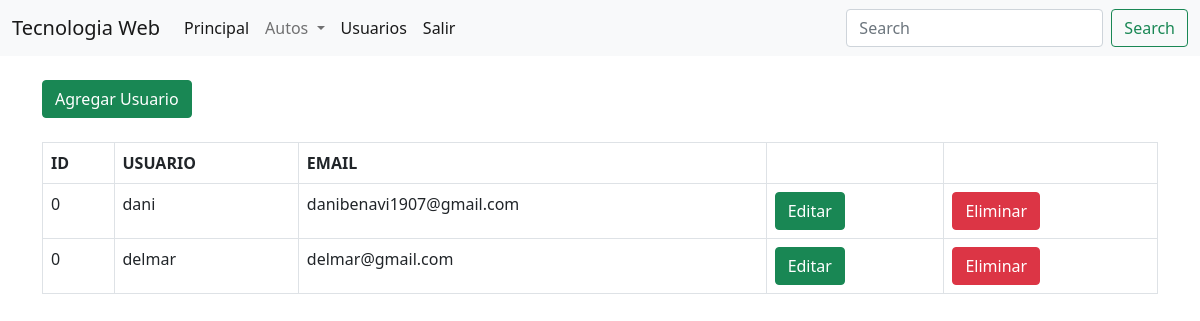
/admin_users.php (signed in), run on the app's committed database.
### tables this page shows
CREATE TABLE `usuarios` (
  `id` int(11) NOT NULL,
  `username` varchar(25) NOT NULL,
  `password` varchar(255) NOT NULL,
  `email` varchar(100) NOT NULL
);

### class/usuarios.php (the view, shortened to what this page needs)
<?php
class crud
{
    private $db;
    function __construct($conn)
    {
        $this->db = $conn;
    }
    public function dataview($query)
    {
        $stmt = $this->db->prepare($query);
        $stmt->execute() > 0;
        echo '<a class="btn btn-large btn-success" href="new_users.php"> Agregar Usuario</a><br>';
        echo '<br>';
        while ($row = $stmt->fetch(PDO::FETCH_ASSOC)) {
?>
            <tr>
                <td><?php echo $row['id']; ?></td>
                <td><?php echo $row['username']; ?></td>
                <td><?php echo $row['email']; ?></td>
                <td>
                    <a class="btn btn-large btn-success" href="edit_users.php?edit_id=<?php echo $row['id'] ?>"> Editar</a>
                </td>
                <td>
                    <a class="btn btn-large btn-danger" href="eliminar_users.php?delete_id=<?php echo $row['id'] ?>"><i class="fa fa-trash" aria-hidden="true"></i> Eliminar</a>
                </td>
            </tr>
<?php
        }
    }
}

### data on the page
usuarios: id "0", username "dani", email "danibenavi1907@gmail.com"
usuarios: id "0", username "delmar", email "delmar@gmail.com"
